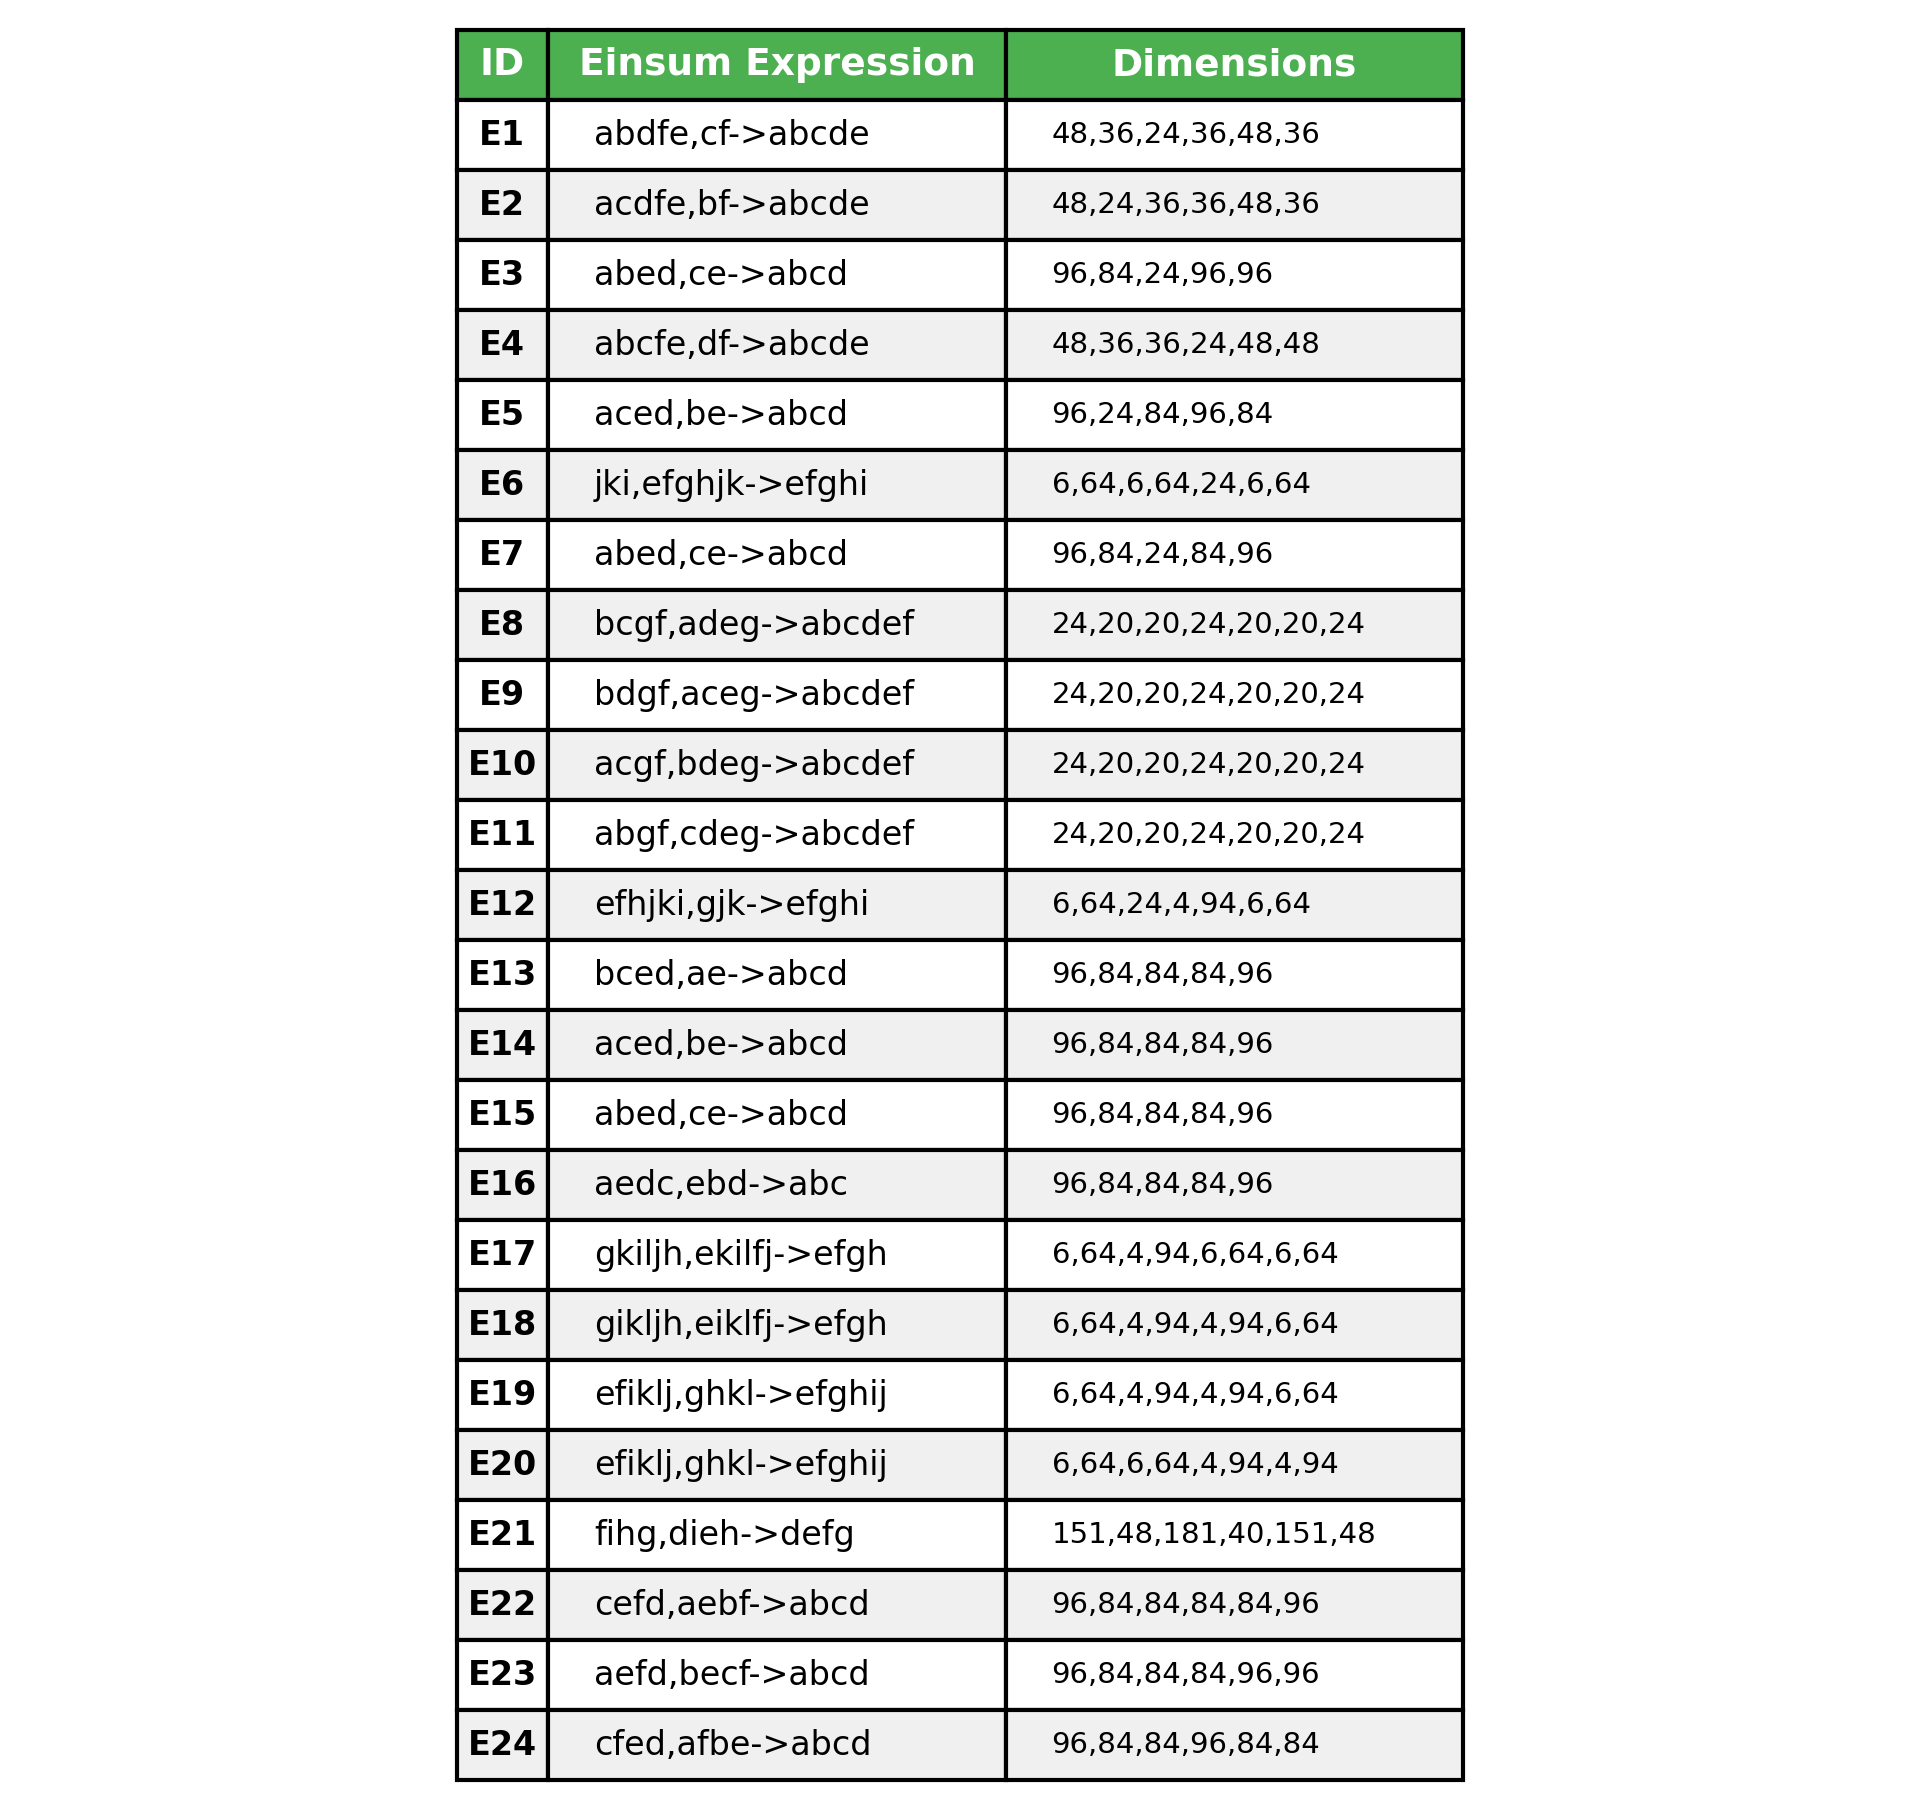

Here is the Python script that generated this plot:
import pandas as pd
import matplotlib.pyplot as plt
import numpy as np

# Load data for table creation
df = pd.read_csv('Benchmark_results.csv')
df['Unique_ID'] = df['Einsum'] + ' | ' + df['Dimensions']
expressions = df['Unique_ID'].unique()

# Create mapping table with separated columns
table_data = []
for i, expr in enumerate(expressions):
    einsum_part, dim_part = expr.split(' | ')
    table_data.append([f'E{i+1}', einsum_part, dim_part])

# Create figure for table - Größe passend zu den Spaltenbreiten
fig, ax = plt.subplots(figsize=(8, 6))  # Angepasst an kleinere Spalten
ax.axis('tight')
ax.axis('off')

# Berechne Spaltenbreiten in cm relativ zur Figure-Breite
# Figure ist 8 inches = ~20.3 cm
# Gewünschte Breiten: ID=1cm, Einsum=8cm, Dimensions=6cm = 15cm total
total_width_cm = 15
fig_width_cm = 8 * 2.54  # 8 inches in cm

# Spaltenbreiten relativ zur Figure
id_width = 1.0 / fig_width_cm      # ~1cm
einsum_width = 5.0 / fig_width_cm  # ~8cm  
dim_width = 5.0 / fig_width_cm     # ~6cm

# Create table mit absoluten Breiten
table = ax.table(cellText=table_data,
                colLabels=['ID', 'Einsum Expression', 'Dimensions'],
                cellLoc='left',
                loc='center',
                colWidths=[id_width, einsum_width, dim_width])

# Style the table
table.auto_set_font_size(False)
table.set_fontsize(8)
table.scale(1, 1.4)  # Kompakte Zeilen

# Style header
for i in range(3):
    table[(0, i)].set_facecolor('#4CAF50')
    table[(0, i)].set_text_props(weight='bold', color='white', fontsize=9)

# Alternate row colors
for i in range(1, len(table_data) + 1):
    for j in range(3):
        if i % 2 == 0:
            table[(i, j)].set_facecolor('#f0f0f0')
        else:
            table[(i, j)].set_facecolor('white')

# Style ID column (centered and bold)
for i in range(len(table_data) + 1):
    table[(i, 0)].set_text_props(ha='center')
    if i > 0:  # Skip header
        table[(i, 0)].set_text_props(fontsize=8, weight='bold', ha='center')

# Style expression and dimensions columns
for i in range(1, len(table_data) + 1):
    table[(i, 1)].set_text_props(fontsize=8, ha='left')
    table[(i, 2)].set_text_props(fontsize=7, ha='left')

# Save table
plt.savefig('einsum_expression_mapping_table.png', 
            dpi=300, bbox_inches='tight', facecolor='white')


print("Table saved as:")
print("- einsum_expression_mapping_table.png")
print("- einsum_expression_mapping_table.pdf")
print(f"Approximate column widths: ID=1cm, Einsum=8cm, Dimensions=6cm")

plt.show()